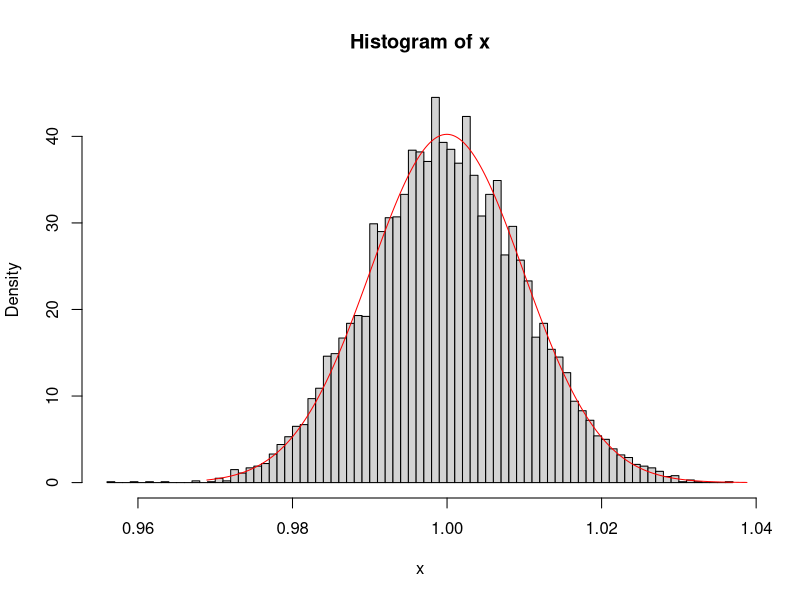

This figure's R source:
n = 10000
x = replicate(n,mean(rexp(n)))
xbar = replicate(n,mean(rexp(n)))
hist(x,'FD',freq= F);curve(dnorm(x,mean(xbar),sd(xbar)),from=min(xbar),to=max(xbar),n=501,add=T,col="red")

